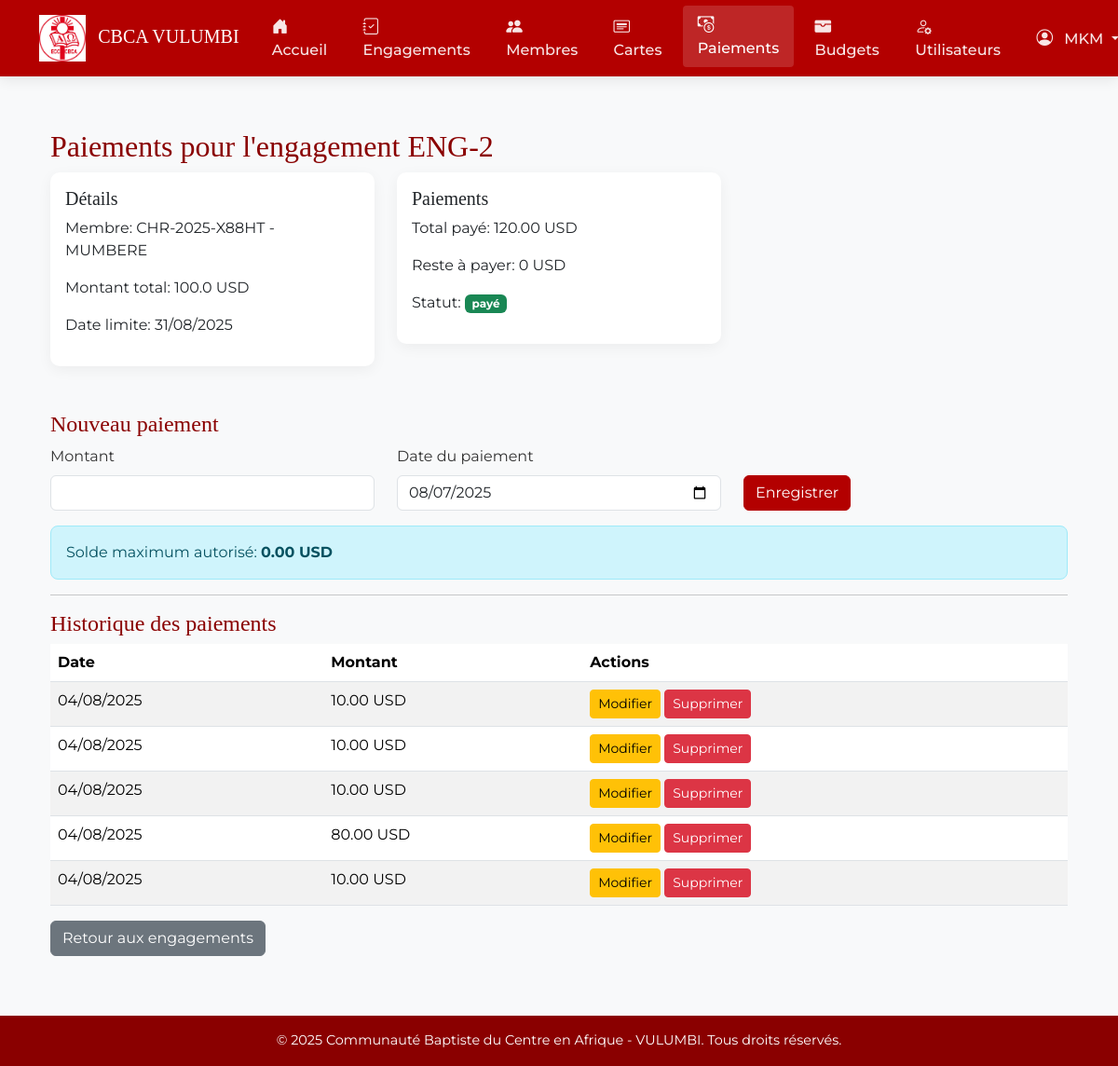
Page /engagements/2/paiements (signed in) on the committed database.
### app/models.py (models this page shows, shortened)
class Utilisateur(db.Model, UserMixin):
    __tablename__ = 'utilisateur'
    idutilisateur = db.Column(db.Integer, primary_key=True)
    username = db.Column(db.String(100), nullable=False)
    email = db.Column(db.String(150), nullable=True)  # Ajoute ce champ
    role = db.Column(db.String(50), nullable=False)
    password_hash = db.Column(db.String(200), nullable=False)

class Engagement(db.Model):
    __tablename__ = 'engagement'
    idengagement = db.Column(db.Integer, primary_key=True)
    date_engagement = db.Column(db.Date, nullable=False, default=datetime.utcnow)
    montant_total = db.Column(db.Float, nullable=False)
    date_limite = db.Column(db.Date, nullable=False)
    statutengagement = db.Column(db.String(20), nullable=False, default='en cours')
    idchretien = db.Column(db.Integer, db.ForeignKey('chretien.idchretien'), nullable=False)
    idbudget = db.Column(db.Integer, db.ForeignKey('budget.idbudget'), nullable=False)
    paiements = db.relationship('Paiement', backref='engagement', lazy=True)

class Chretien(db.Model):
    __tablename__ = 'chretien'
    idchretien = db.Column(db.Integer, primary_key=True)
    code_chretien = db.Column(db.String(50), unique=True, nullable=False)
    telephone = db.Column(db.String(20), nullable=False)
    cle_callmebot = db.Column(db.String(100), nullable=True)
    photo = db.Column(db.String(200), nullable=True)
    idcarte = db.Column(db.Integer, db.ForeignKey('carte_bapteme.idcarte'), nullable=False)
    engagements = db.relationship('Engagement', backref='chretien', lazy=True)
    notifications = db.relationship('Notification', backref='chretien', lazy=True)

class CarteBapteme(db.Model):
    __tablename__ = 'carte_bapteme'
    idcarte = db.Column(db.Integer, primary_key=True)
    numerocarte = db.Column(db.String(50), nullable=False, unique=True)
    chapelle = db.Column(db.String(100), nullable=False)
    nom = db.Column(db.String(100), nullable=False)
    prenom = db.Column(db.String(100), nullable=False)
    sexe = db.Column(db.String(10), nullable=False)
    datenaissance = db.Column(db.Date, nullable=False)
    lieunaissance = db.Column(db.String(100), nullable=False)
    adresse = db.Column(db.String(150), nullable=False)
    chretiens = db.relationship('Chretien', backref='carte_bapteme', lazy=True)

class Paiement(db.Model):
    __tablename__ = 'paiement'
    idpaiement = db.Column(db.Integer, primary_key=True)
    date_paiement = db.Column(db.Date, nullable=False, default=datetime.utcnow)
    montant = db.Column(Numeric(10, 2), nullable=False)
    idengagement = db.Column(db.Integer, db.ForeignKey('engagement.idengagement'), nullable=False)

### app/routes.py (the view, shortened to what this page needs)
@main.route('/engagements/<int:id>/paiements', methods=['GET', 'POST'])
@login_required
def voir_paiements(id):
    engagement = Engagement.query.get_or_404(id)
    chretien = engagement.chretien
    form = PaiementForm()
    form.date_paiement.data = datetime.today().date()
    paiements = Paiement.query.filter_by(idengagement=id).order_by(Paiement.date_paiement.desc()).all()
    total_paye = sum(p.montant for p in paiements)
    reste_a_payer = max(Decimal(str(engagement.montant_total)) - total_paye, Decimal('0'))
    return render_template('paiements.html',
                         engagement=engagement,
                         paiements=paiements,
                         form=form,
                         total_paye=total_paye,
                         reste_a_payer=reste_a_payer,
                         solde_max=reste_a_payer)  # Passer le solde maximum au template

### app/forms.py
class PaiementForm(FlaskForm):
    montant = DecimalField('Montant', validators=[DataRequired()])
    date_paiement = DateField('Date de paiement', validators=[DataRequired()], format='%Y-%m-%d')
    idengagement = SelectField('Engagement', coerce=int, validators=[DataRequired()])
    submit = SubmitField('Enregistrer')

### app/__init__.py (called while the page is built)
@login_manager.user_loader
def load_user(user_id):
    return Utilisateur.query.get(int(user_id))

def create_app():
    app = Flask(__name__)
    app.config['SECRET_KEY'] = 'cbca-vulumbi-secret-key'
    app.config['SQLALCHEMY_DATABASE_URI'] = 'sqlite:///cbca.db'
    db.init_app(app)
    login_manager.init_app(app)
    migrate = Migrate(app, db)
    from .routes import main
    app.register_blueprint(main)
    @app.context_processor
    def inject_now():
        return {'now': datetime.now()}
    login_manager.login_view = 'main.login'
    return app

### app/templates/paiements.html (shortened to what this page needs)
{% extends "base.html" %}
{% block content %}
<div class="container mt-4">
    <h2>Paiements pour l'engagement ENG-{{ engagement.idengagement }}</h2>
    <div class="row mb-4">
        <div class="col-md-4">
            <div class="card">
                <div class="card-body">
                    <h5 class="card-title">Détails</h5>
                    <p>Membre: {{ engagement.chretien.code_chretien }} - {{ engagement.chretien.carte_bapteme.nom }}</p>
                    <p>Montant total: {{ engagement.montant_total }} USD</p>
                    <p>Date limite: {{ engagement.date_limite.strftime('%d/%m/%Y') }}</p>
                </div>
            </div>
        </div>
        <div class="col-md-4">
            <div class="card">
                <div class="card-body">
                    <h5 class="card-title">Paiements</h5>
                    <p>Total payé: {{ total_paye }} USD</p>
                    <p>Reste à payer: {{ reste_a_payer }} USD</p>
                    <p>Statut: <span class="badge bg-{% if engagement.statutengagement == 'payé' %}success{% else %}warning{% endif %}">
                        {{ engagement.statutengagement }}
                    </span></p>
                </div>
            </div>
        </div>
    </div>
    <h4>Nouveau paiement</h4>
    <form method="POST">
        <div class="row">
            <div class="col-md-4 mb-3">
                {{ form.montant.label(class="form-label") }}
                {{ form.montant(class="form-control", id="montant") }}
            </div>
            <div class="col-md-4 mb-3">
                {{ form.date_paiement.label(class="form-label") }}
                {{ form.date_paiement(class="form-control") }}
            </div>
            <div class="col-md-4 mb-3 d-flex align-items-end">
                {{ form.submit(class="btn btn-primary") }}
            </div>
        </div>
        <div class="alert alert-info">
            Solde maximum autorisé: <strong>{{ "%.2f"|format(solde_max) }} USD</strong>
        </div>
    </form>
    <hr>
    <h4>Historique des paiements</h4>
    <table class="table table-striped">
        <thead>
            <tr>
                <th>Date</th>
                <th>Montant</th>
                <th>Actions</th>
            </tr>
        </thead>
        <tbody>
            {% for paiement in paiements %}
            <tr>
                <td>{{ paiement.date_paiement.strftime('%d/%m/%Y') }}</td>
                <td>{{ paiement.montant }} USD</td>
                <td>
                    <button class="btn btn-sm btn-warning" data-bs-toggle="modal" data-bs-target="#modalModifierPaiement{{ paiement.idpaiement }}">Modifier</button>
                    <a href="{{ url_for('main.supprimer_paiement', id=paiement.idpaiement) }}" class="btn btn-sm btn-danger" onclick="return confirm('Êtes-vous sûr de vouloir supprimer ce paiement?')">Supprimer</a>
                </td>
            </tr>
            {% endfor %}
        </tbody>
    </table>
    <a href="{{ url_for('main.engagements') }}" class="btn btn-secondary">Retour aux engagements</a>
</div>
{% endblock %}

### app/templates/base.html (shortened to what this page needs)
<!DOCTYPE html>
<html lang="fr">
<head>
    <link href="https://cdn.jsdelivr.net/npm/bootstrap@5.3.3/dist/css/bootstrap.min.css" rel="stylesheet">
    <link href="https://cdn.jsdelivr.net/npm/bootstrap-icons@1.10.5/font/bootstrap-icons.css" rel="stylesheet">
</head>
<body>
<nav class="navbar navbar-expand-lg navbar-dark sticky-top">
    <div class="container">
        <a class="navbar-brand" href="{{ url_for('main.home') }}">
            <img src="{{ url_for('static', filename='images/cbca_logo.png') }}" alt="CBCA Logo">
            <span class="d-none d-md-inline ms-2" style="font-family: 'Playfair Display', serif;">CBCA VULUMBI</span>
        </a>
        <div class="collapse navbar-collapse" id="navbarNav">
            <ul class="navbar-nav me-auto">
                <li class="nav-item">
                    <a class="nav-link {{ 'active' if request.path == url_for('main.home') }}" href="{{ url_for('main.home') }}">
                        <i class="bi bi-house-door-fill"></i> Accueil
                    </a>
                </li>
                {% if current_user.is_authenticated %}
                    <li class="nav-item">
                        <a class="nav-link {{ 'active' if request.path == url_for('main.engagements') }}" href="{{ url_for('main.engagements') }}">
                            <i class="bi bi-journal-check"></i> Engagements
                        </a>
                    </li>
                    <li class="nav-item">
                        <a class="nav-link {{ 'active' if request.path == url_for('main.membres') }}" href="{{ url_for('main.membres') }}">
                            <i class="bi bi-people-fill"></i> Membres
                        </a>
                    </li>
                    <li class="nav-item">
                        <a class="nav-link {{ 'active' if request.path == url_for('main.cartes') }}" href="{{ url_for('main.cartes') }}">
                            <i class="bi bi-card-heading"></i> Cartes
                        </a>
                    </li>
                    <li class="nav-item">
                        <a class="nav-link {{ 'active' if request.path.startswith('/engagements/') and '/paiements' in request.path }}" href="#paiements">
                            <i class="bi bi-cash-coin"></i> Paiements
                        </a>
                    </li>
                    <li class="nav-item">
                        <a class="nav-link {{ 'active' if request.path == url_for('main.budgets') }}" href="{{ url_for('main.budgets') }}">
                            <i class="bi bi-wallet-fill"></i> Budgets
                        </a>
                    </li>
                    {% if current_user.role == 'admin' %}
                    <li class="nav-item">
                        <a class="nav-link {{ 'active' if request.path == url_for('main.utilisateurs') }}" href="{{ url_for('main.utilisateurs') }}">
                            <i class="bi bi-person-gear"></i> Utilisateurs
                        </a>
                    </li>
                    {% endif %}
                {% endif %}
            </ul>
            <ul class="navbar-nav">
                {% if current_user.is_authenticated %}
                <li class="nav-item dropdown">
                    <a class="nav-link dropdown-toggle" href="#" role="button" data-bs-toggle="dropdown">
                        <i class="bi bi-person-circle"></i> {{ current_user.username }}
                    </a>
                </li>
                {% else %}
                <li class="nav-item">
                    <a class="nav-link" href="{{ url_for('main.login') }}">
                        <i class="bi bi-box-arrow-in-right"></i> Connexion
                    </a>
                </li>
                {% endif %}
            </ul>
        </div>
    </div>
</nav>
<main class="content">
    <div class="container">
        {% block content %}{% endblock %}
    </div>
</main>
<footer class="footer">
    <div class="container">
        <p class="mb-0">
            &copy; {{ now.year }} Communauté Baptiste du Centre en Afrique - VULUMBI. Tous droits réservés.
        </p>
    </div>
</footer>
</body>
</html>

### app/templates/base.html (style rules this page uses)
:root { --primary-color: #b30000; --primary-dark: #8a0000; --secondary-color: #f8f9fa; --text-color: #333; --light-gray: #f5f5f5; }
body { font-family: 'Montserrat', sans-serif; background-color: var(--secondary-color); color: var(--text-color); min-height: 100vh; display: flex; flex-direction: column; }
.navbar { background-color: var(--primary-color); box-shadow: 0 2px 15px rgba(0,0,0,0.1); padding: 0.5rem 0; }
.navbar-brand img { height: 50px; transition: transform 0.3s; }
.nav-link { color: rgba(255,255,255,0.9) !important; font-weight: 500; padding: 0.5rem 1rem !important; margin: 0 0.2rem; border-radius: 4px; transition: all 0.3s; }
.nav-link:hover, .nav-link.active { color: #ffffff !important; background-color: rgba(255,255,255,0.15); transform: translateY(-2px); }
.nav-item i { margin-right: 8px; font-size: 1.1rem; }
.content { flex: 1; padding: 2rem 0 4rem; }
.footer { background-color: var(--primary-dark); color: white; text-align: center; padding: 1rem 0; margin-top: auto; }
.footer p { margin-bottom: 0; font-size: 0.9rem; }
.card { border: none; border-radius: 10px; box-shadow: 0 4px 15px rgba(0,0,0,0.05); transition: transform 0.3s, box-shadow 0.3s; margin-bottom: 1.5rem; }
h1, h2, h3, h4, h5 { font-family: 'Playfair Display', serif; color: var(--primary-dark); }
.btn-primary { background-color: var(--primary-color); border-color: var(--primary-color); }
.alert { border-radius: 8px; }

### rows in the picture
Utilisateur: username "MKM"
Engagement: idengagement "2", montant_total "100.0", date_limite "31/08/2025", statutengagement "payé"
Chretien: chretien.code_chretien "CHR-2025-X88HT"
CarteBapteme: chretien.carte_bapteme.nom "MUMBERE"
Paiement: date_paiement "04/08/2025", montant "10.00"
Paiement: date_paiement "04/08/2025", montant "10.00"
Paiement: date_paiement "04/08/2025", montant "10.00"
Paiement: date_paiement "04/08/2025", montant "80.00"
Paiement: date_paiement "04/08/2025", montant "10.00"

### other values in the picture
{{ total_paye }} "120.00"
{{ reste_a_payer }} "0"
{{ "%.2f"|format(solde_max) }} "0.00"
